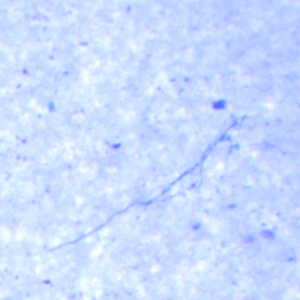
#> input picture pyroots/sample_images/hyphae_300x300.jpg, 300 x 300 px
$ python -i geometry_filters.py   (imports and definitions only)   (older library calls are emulated)
#> lines starting #> are read from the running program, lines starting #| are printed output that depends on the picture; after the words box and inside, x2 and y2 are one past the last pixel; in counts of white or black regions, pixels touching at a corner belong together
### pyroots/skeletonization.py
# -*- coding: utf-8 -*-
"""
Created on Thu Aug 11 19:10:25 2016

@author: pme

Contents:
- _axis_length
- skeletonize_with_distance

"""

import pandas as pd
import numpy as np
from scipy import ndimage
from skimage import morphology


def _axis_length(image, labels=None, random=True, m=0.5):
    """
    Calculate the length of each pixel in a non-straight line, based on
    results in Kimura et al. (1999) [1]. This is a modified version of
    skimage.morphology.perimeter [2].

    Parameters
    ----------
    image : array
        skeletonized array. Binary image (required)
    labels : array
        Array of object labels. Integer values, for example from
        ``ndimage.label``. Default=None, which returns a single length
        value for all objects in the image. If labels are given, then the
        total length of each object is returned.
    random : bool
        Are the segments randomly oriented, or are they well ordered?
        Default=``True``.
    m : float
        Withn range [0,1]. Change if random=``False``, otherwise the algorithm
        will underestimate length (slightly). Default=0.5 This should work for
        most situations. See [1].


    Returns
    -------
    length : float
        If no labels are included, the function returns the total length of
        all objects in binary image.
        or
    length : ndarray
        If a label array is included, the function returns an array of lengths
        for each labelled segment.

    See Also
    --------
    skimage.morphology.filter

    References
    ----------
    .. [1] Kimura K, Kikuchi S, Yamasaki S. 1999. Accurate root length
           measurement by image analysis. Plant and Soil 216: 117–127.
    .. [2] K. Benkrid, D. Crookes. Design and FPGA Implementation of
           a Perimeter Estimator. The Queen's University of Belfast.
           http://www.cs.qub.ac.uk/~d.crookes/webpubs/papers/perimeter.doc

    """

    image = image.astype(np.uint8)

    #Define the connectivity list
    if random is True:
        pixel_weight = np.array(
            #Generated from below, to weight the sum values of connectivity
            #from the kernel passed to ndi.convolve
            [0.   ,  0.5  ,  0.   ,  0.474,  0.   ,  0.948,  0.   ,  1.422,
             0.   ,  1.896,  0.   ,  0.67 ,  0.   ,  1.144,  0.   ,  1.618,
             0.   ,  2.092,  0.   ,  2.566,  0.   ,  1.341,  0.   ,  1.815,
             0.   ,  2.289,  0.   ,  2.763,  0.   ,  3.237,  0.   ,  2.011,
             0.   ,  2.485,  0.   ,  2.959,  0.   ,  3.433,  0.   ,  3.907,
             0.   ,  2.681,  0.   ,  3.155,  0.   ,  3.629,  0.   ,  4.103,
             0.   ,  4.577])

# [10 lines of commented-out code are left out]

    else:    #This weighting systematically overestimates (slightly), but the
             #error should be smaller for well-oriented roots. See Kimura et al.
              #(1999)
        if m is 0.5:
            pixel_weight = np.array(
            #Generated from the else: statement below for m = 0.5
            [0.   ,  0.5  ,  0.   ,  0.5  ,  0.   ,  1.   ,  0.   ,  1.5  ,
             0.   ,  2.   ,  0.   ,  0.707,  0.   ,  1.151,  0.   ,  1.618,
             0.   ,  2.096,  0.   ,  2.581,  0.   ,  1.414,  0.   ,  1.851,
             0.   ,  2.303,  0.   ,  2.766,  0.   ,  3.236,  0.   ,  2.121,
             0.   ,  2.555,  0.   ,  3.   ,  0.   ,  3.454,  0.   ,  3.915,
             0.   ,  2.828,  0.   ,  3.26 ,  0.   ,  3.702,  0.   ,  4.15 ,
             0.   ,  4.606])
        else:
            weight_seq = np.arange(0, 50, step=1, dtype="float")
            orth = (weight_seq % 10) // 2  #count orthogonal links
            diag = weight_seq // 10        #count diagonal links
            pixel_weight = 0.5 * ((diag**2 + (diag + orth*m)**2)**0.5 + orth*(1-m))
            pixel_weight[np.arange(0, 50, 2)] = 0  #Only odd numbers are on skeleton
            pixel_weight[1] = 0.5                  #Account for lone pixels

    #Run the connectivity kernel
    kernel = np.array([[10, 2, 10],
                       [ 2, 1,  2],
                       [10, 2, 10]])

    kernel_out = ndimage.convolve(image, kernel,
                                  mode='constant', cval=0
                                  )

    #convert kernel_out to pixel length, for diagnostics
    dims = kernel_out.shape
    pixel_length = np.ones(dims)    #most should become zeros
    for i in range(dims[0]):        #x dimension
        for j in range(dims[1]):    #y dimension
            pixel_length[i,j] = pixel_weight[kernel_out[i,j]]
                #match the value to that in the pixel_weight list

    if labels is None:

        # From original code - skimage.morphology.perimeter():
        # "You can also write
        # return perimeter_weights[perimeter_image].sum()
        # but that was measured as taking much longer than bincount + np.dot
        # (5x as much time)"
        weight_bins = np.bincount(kernel_out.ravel(), minlength=50)
        length_out = np.dot(weight_bins, pixel_weight)
        return(weight_bins,
               length_out)
    else:
        dims = kernel_out.shape
        pixel_length = np.zeros(dims)    #most should stay zeros
        for i in range(dims[0]):        #x dimension iterate
            for j in range(dims[1]):    #y dimension iterate
                pixel_length[i,j] = pixel_weight[kernel_out[i,j]]
        length_out = ndimage.sum(pixel_length,
                                 labels=labels,
                                 index=range(labels.max() + 1)[1:]
                                 #might want to ignore index 0
                                 #for large images.
                                 )
        return(pixel_length,
               length_out)


# [51 lines left out: function skeleton_with_distance, not called in this run]

### pyroots/geometry_filters.py
# -*- coding: utf-8 -*-
"""
Created on Sun Dec 11 09:46:19 2016

@author: pme

Contents:
Various functions for removing candidate objects based on their geometry.
- _percentile_filter: Supports diameter filter
- diameter_filter: Based on diameter along the medial axis
- length_width_filter: Based on length and diameter along the medial axis.
- morphology_filter: Based on properties of convex hulls and equivalent ellilpses
- hollow_filter: Based on medial axis lengths of original and filled objects
"""

from scipy import ndimage
import pandas as pd
import numpy as np
from skimage import morphology, measure
from pyroots.skeletonization import _axis_length

#########################################################################################################################
#########################################################################################################################
#######                                                                                                          ########
#######                                   Diameter Filter, Percentile Filter                                     ########
#######                                                                                                          ########
#########################################################################################################################
#########################################################################################################################

# [398 lines left out: functions _percentile_filter, diameter_filter, length_width_filter, morphology_filter, hollow_filter, not called in this run]

>>> import cv2
>>> picture = cv2.imread('sample_images/hyphae_300x300.jpg', cv2.IMREAD_GRAYSCALE)
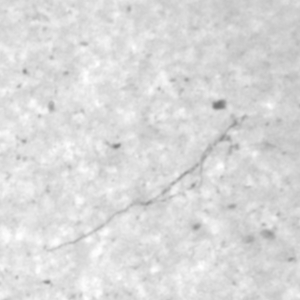
#> picture: shape (300, 300); min 117, max 255, mean 218.7
>>> result = hollow_filter(picture)
#> in hollow_filter, `labels, labels_ls = ndimage.label(img)`: labels: shape (300, 300) int32; every value is 1
#> in hollow_filter, `labels, labels_ls = ndimage.label(img)`: labels_ls = 1
#> in hollow_filter, `props = measure.regionprops(labels)`: props = 1 regions; box (x1, y1, x2, y2) and area: (0, 0, 300, 300) 90000
#> in hollow_filter, `test = [0] * (labels_ls + 1)`: test = [0, 0]
#> the loop in hollow_filter, `for i in range(labels_ls + 1):` made 2 passes
#> pass 2, in hollow_filter, `open_medial = morphology.skeletonize(temp_object)`:
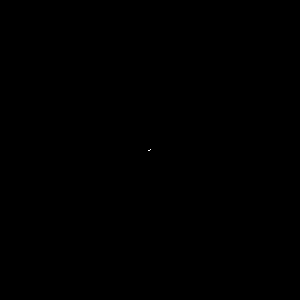
#> open_medial: shape (300, 300) bool; 0% white in thin lines or dots, all inside (x1, y1, x2, y2) = (148, 149, 151, 151)
#> after the loop in hollow_filter, `for i in range(labels_ls + 1):`: test = [False, True]

$ run again, on pyroots/sample_images/hyphae_500x500.jpg
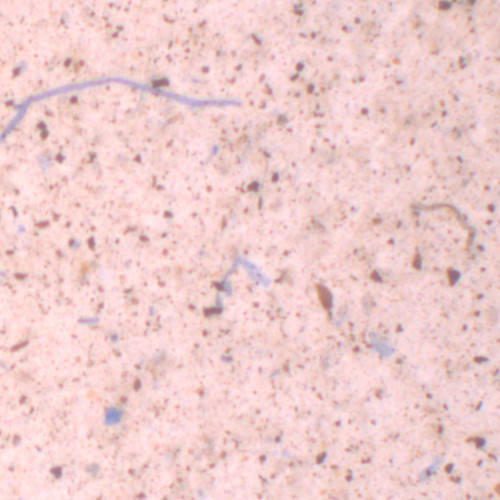
#> input picture pyroots/sample_images/hyphae_500x500.jpg, 500 x 500 px
#> `picture = cv2.imread('sample_images/hyphae_300x300.jpg', cv2.IMREAD_GR..`:
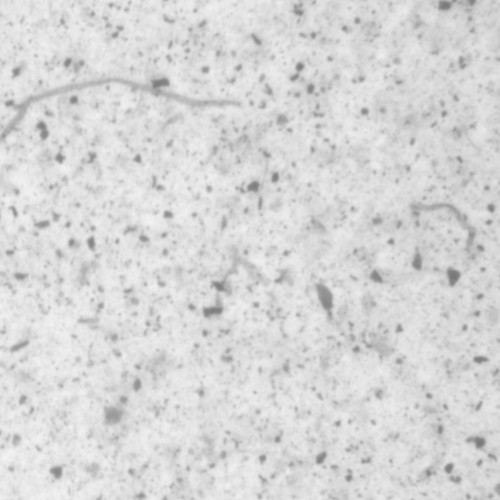
#> picture: shape (500, 500); min 118, max 244, mean 215.1
#> labels: shape (500, 500) int32; every value is 1
#> labels_ls = 1
#> props = 1 regions; box (x1, y1, x2, y2) and area: (0, 0, 500, 500) 250000
#> in hollow_filter, `test = [0] * (labels_ls + 1)`: test = [0, 0]
#> the loop in hollow_filter, `for i in range(labels_ls + 1):` made 2 passes
#> after the loop in hollow_filter, `for i in range(labels_ls + 1):`: test = [False, True]
